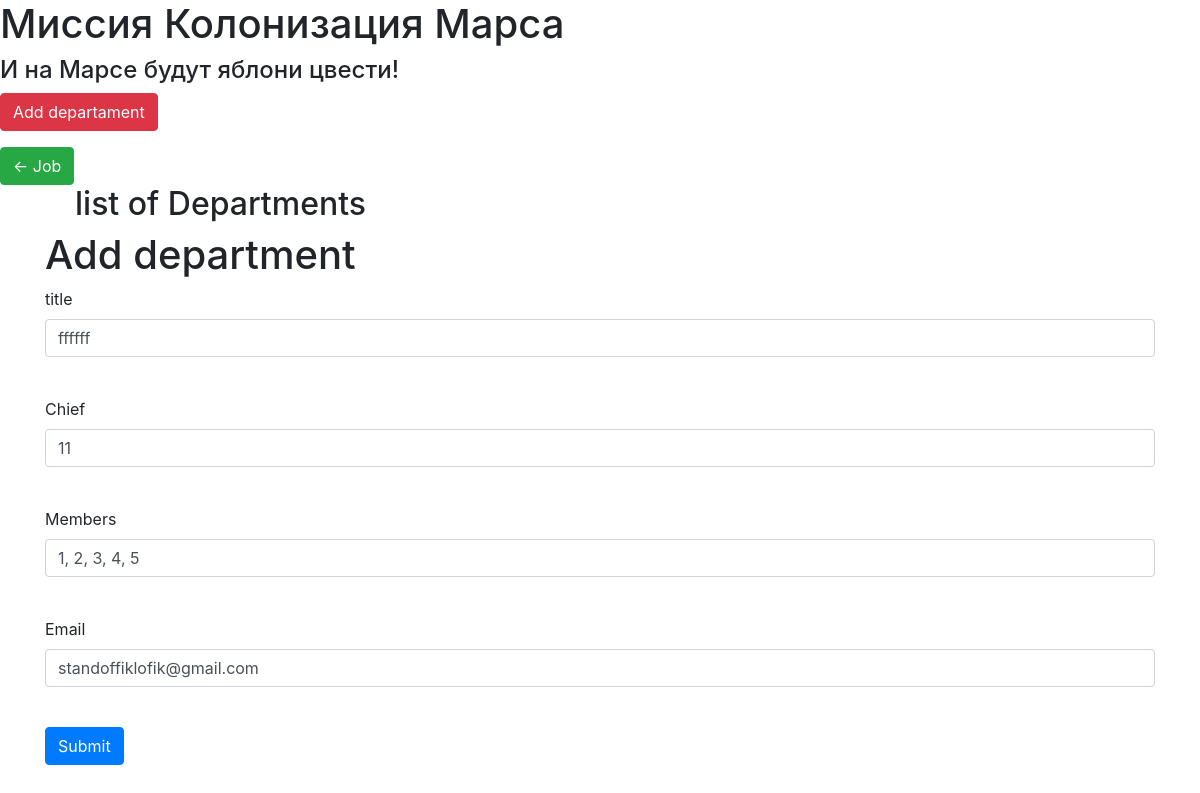
Page /edit_department/2 (signed in) on the committed database.
### department.py (models this page shows)
class Department(SqlAlchemyBase):
    __tablename__ = 'department'
    id = sqlalchemy.Column(sqlalchemy.Integer,
                           primary_key=True, autoincrement=True)
    title = sqlalchemy.Column(sqlalchemy.String)
    chief = sqlalchemy.Column(sqlalchemy.Integer, sqlalchemy.ForeignKey('users.id'), autoincrement=True)
    members = sqlalchemy.Column(sqlalchemy.String)
    email = sqlalchemy.Column(sqlalchemy.String)
    creates_user_id = sqlalchemy.Column(sqlalchemy.Integer)

### main.py (the view, shortened to what this page needs)
@app.route('/edit_department/<int:id>', methods=['GET', 'POST'])
@login_required
def edit_dep(id):
    form = AddDepartment()
    if request.method == "GET":
        db_sess = db_session.create_session()
        dep = db_sess.query(Department).filter(Department.id == id, ((Department.creates_user_id == current_user.id) |
                                                                     (current_user.id == 1))).first()
        if dep:
            form.title.data = dep.title
            form.chief.data = dep.chief
            form.members.data = dep.members
            form.email.data = dep.email
        else:
            abort(404)
    return render_template('adddepartment.html',
                           title='Редактирование departmenta',
                           form=form
                           )

### forms/add_department.py
class AddDepartment(FlaskForm):
    title = StringField('title', validators=[DataRequired()])
    chief = IntegerField('Chief', validators=[DataRequired()])
    members = StringField('Members', validators=[DataRequired()])
    email = EmailField('Email', validators=[DataRequired()])
    submit = SubmitField('Submit')

### data/db_session.py (called while the page is built)
def create_session() -> Session:
    global __factory
    return __factory()

### main.py (called while the page is built)
@login_manager.user_loader
def load_user(user_id):
    db_sess = db_session.create_session()
    return db_sess.query(User).get(user_id)

### templates/adddepartment.html (shortened to what this page needs)
{% extends "department.html" %}
{% block content %}
    <h1>Add department</h1>
    <form action="" method="post">
        <p>
            {{ form.title.label }}<br>
            {{ form.title(class="form-control") }}<br>
        </p>
        <p>
            {{ form.chief.label }}<br>
            {{ form.chief(class="form-control") }}<br>
        </p>
        <p>
            {{ form.members.label }}<br>
            {{ form.members(class="form-control") }}<br>
        </p>
        <p>
            {{ form.email.label }}<br>
            {{ form.email(class="form-control", type="email") }}<br>
        </p>
        <p>{{ form.submit(type="submit", class="btn btn-primary") }}</p>
    </form>
{% endblock %}

### rows in the picture
Department: title "ffffff", chief "11", members "1, 2, 3, 4, 5", email "standoffiklofik@gmail.com"
